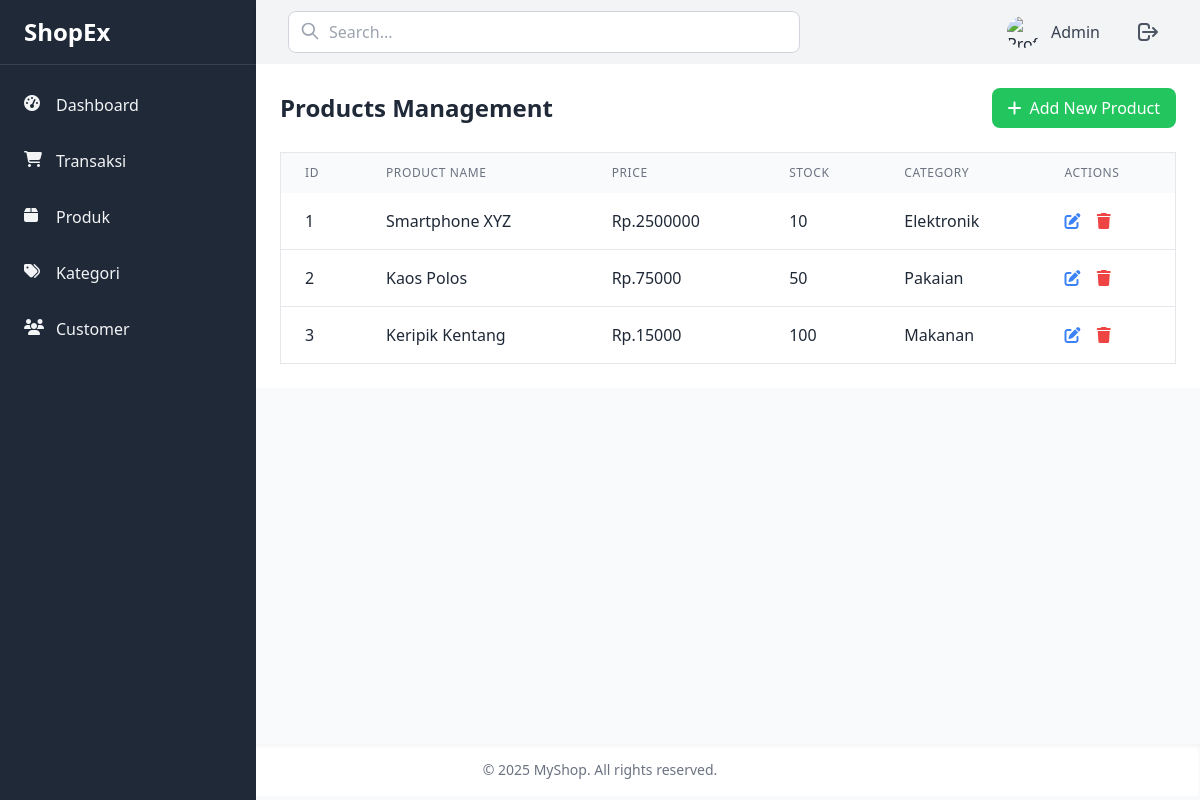
/admin/products.php, run on the app's committed database.
### tables this page shows
CREATE TABLE `products` (
  `id` int NOT NULL,
  `name` varchar(150) NOT NULL,
  `price` int NOT NULL,
  `stock` int NOT NULL DEFAULT '0',
  `description` text,
  `image` varchar(255) DEFAULT NULL,
  `category_id` int DEFAULT NULL,
  `created_at` timestamp NULL DEFAULT CURRENT_TIMESTAMP
);

CREATE TABLE `categories` (
  `id` int NOT NULL,
  `name` varchar(100) NOT NULL
);

### admin/products.php (the view, shortened to what this page needs)
<?php
require_once '../backend/conn.php';
$sql = "SELECT products.*, categories.name as category_name
    FROM products
    LEFT JOIN categories ON products.category_id = categories.id";
$result = $conn->query($sql);
?>
<!DOCTYPE html>
<html lang="en">
<head>
    <script src="https://cdn.tailwindcss.com"></script>
    <link rel="stylesheet" href="https://cdnjs.cloudflare.com/ajax/libs/font-awesome/6.7.2/css/all.min.css">
</head>
<body class="bg-gray-50 text-gray-800 h-screen">
    <main class="flex mx-auto h-[calc(88vh)]">
        <div class="w-64 min-h-screen bg-gray-800">
            <?php include 'partials/sidebar.php'; ?>
        </div>
        <div class="flex-1">
            <?php include 'partials/header.php'; ?>
            <div class="flex-1 bg-white p-6">
                <div class="flex justify-between items-center mb-6">
                    <h1 class="text-2xl font-bold">Products Management</h1>
                    <a href="add_product.php" class="bg-green-500 hover:bg-green-600 text-white px-4 py-2 rounded-lg">
                        <i class="fas fa-plus mr-2"></i>Add New Product
                    </a>
                </div>
                <div class="overflow-x-auto">
                    <table class="min-w-full bg-white border border-gray-200">
                        <thead class="bg-gray-50">
                            <tr>
                                <th class="px-6 py-3 text-left text-xs font-medium text-gray-500 uppercase tracking-wider">ID</th>
                                <th class="px-6 py-3 text-left text-xs font-medium text-gray-500 uppercase tracking-wider">Product Name</th>
                                <th class="px-6 py-3 text-left text-xs font-medium text-gray-500 uppercase tracking-wider">Price</th>
                                <th class="px-6 py-3 text-left text-xs font-medium text-gray-500 uppercase tracking-wider">Stock</th>
                                <th class="px-6 py-3 text-left text-xs font-medium text-gray-500 uppercase tracking-wider">Category</th>
                                <th class="px-6 py-3 text-left text-xs font-medium text-gray-500 uppercase tracking-wider">Actions</th>
                            </tr>
                        </thead>
                        <tbody class="divide-y divide-gray-200">
                            <?php if ($result->num_rows > 0): ?>
                                <?php while($row = $result->fetch_assoc()): ?>
                                    <tr>
                                        <td class="px-6 py-4 whitespace-nowrap"><?php echo $row['id']; ?></td>
                                        <td class="px-6 py-4 whitespace-nowrap"><?php echo $row['name']; ?></td>
                                        <td class="px-6 py-4 whitespace-nowrap">Rp.<?php echo $row['price']; ?></td>
                                        <td class="px-6 py-4 whitespace-nowrap"><?php echo $row['stock']; ?></td>
                                        <td class="px-6 py-4 whitespace-nowrap"><?php echo $row['category_name']; ?></td>
                                        <td class="px-6 py-4 whitespace-nowrap">
                                            <a href="edit_product.php?id=<?php echo $row['id']; ?>" class="text-blue-500 hover:text-blue-700 mr-3">
                                                <i class="fas fa-edit"></i>
                                            </a>
                                            <a href="backend/delete_product.php?id=<?php echo $row['id']; ?>" class="text-red-500 hover:text-red-700"
                                               onclick="return confirm('Are you sure you want to delete this product?')">
                                                <i class="fas fa-trash"></i>
                                            </a>
                                        </td>
                                    </tr>
                                <?php endwhile; ?>
                            <?php else: ?>
                                <tr>
                                    <td colspan="5" class="px-6 py-4 text-center">No products found</td>
                                </tr>
                            <?php endif; ?>
                        </tbody>
                    </table>
                </div>
            </div>
        </div>
    </main>
    <?php include 'partials/footer.php'; ?>
</body>
</html>

### data on the page
products: id "1", name "Smartphone XYZ", price "2500000", stock "10", category.name "Elektronik"
products: id "2", name "Kaos Polos", price "75000", stock "50", category.name "Pakaian"
products: id "3", name "Keripik Kentang", price "15000", stock "100", category.name "Makanan"

### other printed values
$_SESSION['admin_name'] "Admin"
